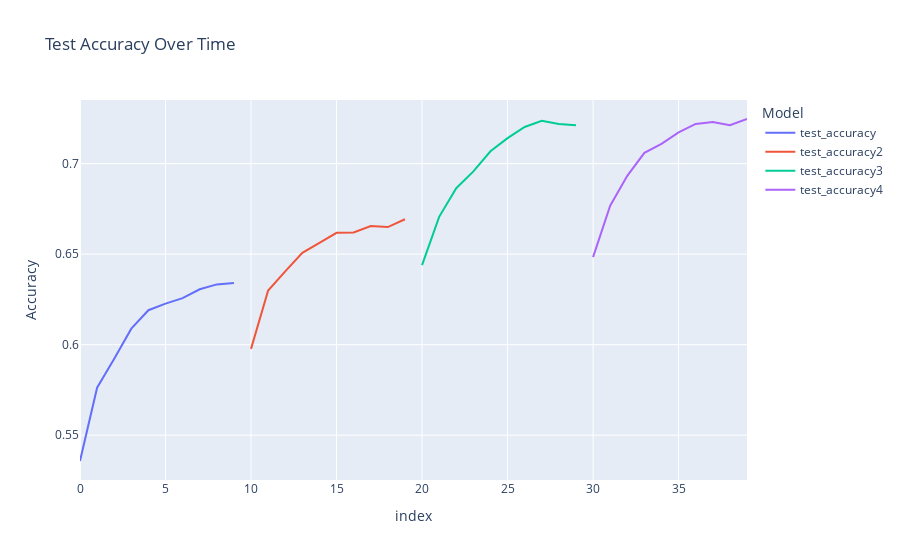

The code cell stored with this chart in its notebook:
### Markdown cell above
## Accuracy

### Code cell
# plot accuracy
cols = [col for col in df_final.columns if 'test_accuracy' in col]

# Convert to long format for Plotly
df_melted = df_final.melt(var_name="Model", value_name="Accuracy", value_vars=cols)

# Plot
fig = px.line(df_melted, x=df_melted.index, y="Accuracy", color="Model", title="Test Accuracy Over Time")

fig.show()

### Figure 1 — Plotly figure (JSON) as saved in the notebook; plotly's stock layout.template omitted (floating-point values rounded to 4 significant figures)
{"data": [{"hovertemplate": "Model=test_accuracy<br>index=%{x}<br>Accuracy=%{y}<extra></extra>", "legendgroup": "test_accuracy", "line": {"color": "#636efa", "dash": "solid"}, "marker": {"symbol": "circle"}, "mode": "lines", "name": "test_accuracy", "orientation": "v", "showlegend": true, "type": "scatter", "x": [0, 1, 2, 3, 4, 5, 6, 7, 8, 9], "xaxis": "x", "y": [0.5357, 0.5763, 0.5922, 0.6088, 0.619, 0.6227, 0.6257, 0.6306, 0.6333, 0.6341], "yaxis": "y"}, {"hovertemplate": "Model=test_accuracy2<br>index=%{x}<br>Accuracy=%{y}<extra></extra>", "legendgroup": "test_accuracy2", "line": {"color": "#EF553B", "dash": "solid"}, "marker": {"symbol": "circle"}, "mode": "lines", "name": "test_accuracy2", "orientation": "v", "showlegend": true, "type": "scatter", "x": [10, 11, 12, 13, 14, 15, 16, 17, 18, 19], "xaxis": "x", "y": [0.5977, 0.6299, 0.6405, 0.6508, 0.6562, 0.6618, 0.6619, 0.6656, 0.665, 0.6693], "yaxis": "y"}, {"hovertemplate": "Model=test_accuracy3<br>index=%{x}<br>Accuracy=%{y}<extra></extra>", "legendgroup": "test_accuracy3", "line": {"color": "#00cc96", "dash": "solid"}, "marker": {"symbol": "circle"}, "mode": "lines", "name": "test_accuracy3", "orientation": "v", "showlegend": true, "type": "scatter", "x": [20, 21, 22, 23, 24, 25, 26, 27, 28, 29], "xaxis": "x", "y": [0.6439, 0.6706, 0.6864, 0.6957, 0.7068, 0.7141, 0.7202, 0.7237, 0.7219, 0.7212], "yaxis": "y"}, {"hovertemplate": "Model=test_accuracy4<br>index=%{x}<br>Accuracy=%{y}<extra></extra>", "legendgroup": "test_accuracy4", "line": {"color": "#ab63fa", "dash": "solid"}, "marker": {"symbol": "circle"}, "mode": "lines", "name": "test_accuracy4", "orientation": "v", "showlegend": true, "type": "scatter", "x": [30, 31, 32, 33, 34, 35, 36, 37, 38, 39], "xaxis": "x", "y": [0.6484, 0.6767, 0.6933, 0.706, 0.711, 0.7172, 0.7219, 0.7229, 0.7212, 0.7247], "yaxis": "y"}], "layout": {"legend": {"title": {"text": "Model"}, "tracegroupgap": 0}, "title": {"text": "Test Accuracy Over Time"}, "xaxis": {"anchor": "y", "domain": [0, 1], "title": {"text": "index"}}, "yaxis": {"anchor": "x", "domain": [0, 1], "title": {"text": "Accuracy"}}}}
